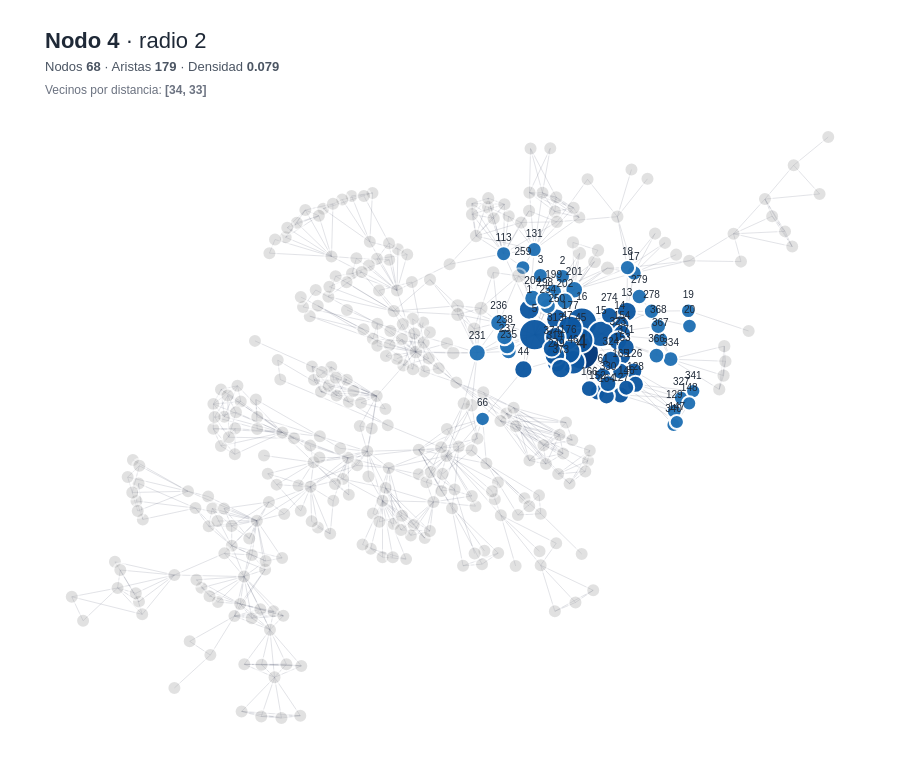

Source (notebook cell):
### Code cell
maxpos_node, maxpos_val = max(eig_centralidades.items(), key=lambda kv: kv[1])
_ = plot_ego(G1, center=maxpos_node, metrics=metrics, metric="Eigenvector", max_radius_user=6)

### Figure 1 — Plotly figure (JSON) as saved in the notebook; plotly's stock layout.template omitted (floating-point values rounded to 4 significant figures; data arrays with more than 128 entries replaced by an {"elided": "..."} marker saying what was removed)
{"data": [{"hoverinfo": "none", "line": {"color": "rgba(70,80,100,0.20)", "width": 0.8}, "mode": "lines", "showlegend": false, "type": "scatter", "x": {"elided": "2742 float values"}, "y": {"elided": "2742 float values"}}, {"hoverinfo": "text", "hovertext": {"elided": "379 str values"}, "marker": {"color": {"elided": "379 str values"}, "line": {"color": "white", "width": 2}, "opacity": {"elided": "379 float values"}, "size": {"elided": "379 float values"}}, "mode": "markers+text", "showlegend": false, "text": {"elided": "379 str values"}, "textfont": {"color": "#1F2937", "family": "Helvetica", "size": 10}, "textposition": "top center", "type": "scatter", "x": {"elided": "379 float values"}, "y": {"elided": "379 float values"}}, {"hoverinfo": "skip", "mode": "text", "showlegend": false, "text": ["4"], "textfont": {"color": "#1F2937", "family": "Helvetica", "size": 20}, "textposition": "top center", "type": "scatter", "x": [0.383], "y": [0.1459]}], "layout": {"dragmode": "pan", "font": {"color": "#1F2937", "family": "Helvetica", "size": 13}, "height": 780, "margin": {"b": 20, "l": 20, "r": 20, "t": 95}, "paper_bgcolor": "#FFFFFF", "plot_bgcolor": "#FFFFFF", "title": {"text": "<span style='font-size:22px; font-family:Helvetica; color:#1F2937;'><b>Nodo 4</b> · radio 2</span><br><span style='font-size:13px; color:#4B5563;'>Nodos <b>68</b> · Aristas <b>179</b> · Densidad <b>0.079</b></span><br><span style='font-size:12px; color:#6B7280;'>Vecinos por distancia: <b>[34, 33]</b></span>"}, "xaxis": {"visible": false}, "yaxis": {"visible": false}}}
